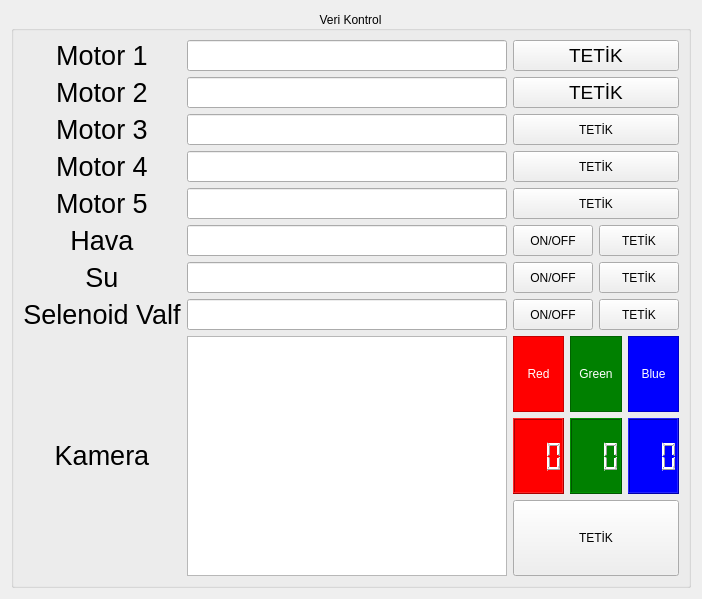
      <widget class="QWidget" name="tab_dev">
       <attribute name="title">
        <string>Geliştirici </string>
       </attribute>
       <layout class="QGridLayout" name="gridLayout_17">
        <item row="0" column="0">
         <widget class="QGroupBox" name="groupBox_5">
          <property name="sizePolicy">
           <sizepolicy hsizetype="Expanding" vsizetype="Expanding">
            <horstretch>0</horstretch>
            <verstretch>15</verstretch>
           </sizepolicy>
          </property>
          <property name="title">
           <string>Veri Kontrol</string>
          </property>
          <property name="alignment">
           <set>Qt::AlignCenter</set>
          </property>
          <layout class="QGridLayout" name="gridLayout_18">
           <item row="0" column="0">
            <layout class="QGridLayout" name="gridLayout_4">
             <item row="7" column="1">
              <widget class="QLineEdit" name="dev_selenoid_valve_input">
               <property name="sizePolicy">
                <sizepolicy hsizetype="Expanding" vsizetype="Expanding">
                 <horstretch>0</horstretch>
                 <verstretch>0</verstretch>
                </sizepolicy>
               </property>
               <property name="styleSheet">
                <string notr="true">font: 28pt &quot;MS Shell Dlg 2&quot;;</string>
               </property>
               <property name="alignment">
                <set>Qt::AlignCenter</set>
               </property>
              </widget>
             </item>
             <item row="7" column="2">
              <layout class="QHBoxLayout" name="horizontalLayout_3">
               <item>
                <widget class="QPushButton" name="dev_selenoid_valve_onoff">
                 <property name="sizePolicy">
                  <sizepolicy hsizetype="Expanding" vsizetype="Expanding">
                   <horstretch>0</horstretch>
                   <verstretch>0</verstretch>
                  </sizepolicy>
                 </property>
                 <property name="styleSheet">
                  <string notr="true">QPushButton:checked {
    background-color: green;
	font: 75 14pt &quot;MS Shell Dlg 2&quot;;
    color: black;
}
QPushButton:!checked {
    background-color: none;
	font: 75 14pt &quot;MS Shell Dlg 2&quot;;
    color: black;
}</string>
                 </property>
                 <property name="text">
                  <string>ON/OFF</string>
                 </property>
                 <property name="checkable">
                  <bool>true</bool>
                 </property>
                </widget>
               </item>
               <item>
                <widget class="QPushButton" name="dev_selenoid_valve_button">
                 <property name="sizePolicy">
                  <sizepolicy hsizetype="Expanding" vsizetype="Expanding">
                   <horstretch>0</horstretch>
                   <verstretch>0</verstretch>
                  </sizepolicy>
                 </property>
                 <property name="styleSheet">
                  <string notr="true">font: 75 14pt &quot;MS Shell Dlg 2&quot;;</string>
                 </property>
                 <property name="text">
                  <string>TETİK</string>
                 </property>
                </widget>
               </item>
              </layout>
             </item>
             <item row="0" column="1">
              <widget class="QLineEdit" name="dev_motor1_input">
               <property name="sizePolicy">
                <sizepolicy hsizetype="Expanding" vsizetype="Expanding">
                 <horstretch>0</horstretch>
                 <verstretch>0</verstretch>
                </sizepolicy>
               </property>
               <property name="styleSheet">
                <string notr="true">font: 28pt &quot;MS Shell Dlg 2&quot;;
</string>
               </property>
               <property name="text">
                <string/>
               </property>
               <property name="alignment">
                <set>Qt::AlignCenter</set>
               </property>
              </widget>
             </item>
             <item row="0" column="2">
              <widget class="QPushButton" name="dev_motor1_button">
               <property name="sizePolicy">
                <sizepolicy hsizetype="Expanding" vsizetype="Expanding">
                 <horstretch>0</horstretch>
                 <verstretch>0</verstretch>
                </sizepolicy>
               </property>
               <property name="font">
                <font>
                 <family>MS Shell Dlg 2</family>
                 <pointsize>14</pointsize>
                 <weight>9</weight>
                 <italic>false</italic>
                 <bold>false</bold>
                </font>
               </property>
               <property name="styleSheet">
                <string notr="true">font: 75 14pt &quot;MS Shell Dlg 2&quot;;</string>
               </property>
               <property name="text">
                <string>TETİK</string>
               </property>
              </widget>
             </item>
             <item row="5" column="0">
              <widget class="QLabel" name="label">
               <property name="sizePolicy">
                <sizepolicy hsizetype="Expanding" vsizetype="Expanding">
                 <horstretch>0</horstretch>
                 <verstretch>0</verstretch>
                </sizepolicy>
               </property>
               <property name="font">
                <font>
                 <pointsize>-1</pointsize>
                </font>
               </property>
               <property name="text">
                <string>&lt;html&gt;&lt;head/&gt;&lt;body&gt;&lt;p&gt;&lt;span style=&quot; font-size:20pt;&quot;&gt;Hava&lt;/span&gt;&lt;/p&gt;&lt;/body&gt;&lt;/html&gt;</string>
               </property>
               <property name="alignment">
                <set>Qt::AlignCenter</set>
               </property>
              </widget>
             </item>
             <item row="5" column="1">
              <widget class="QLineEdit" name="dev_air_pump_input">
               <property name="sizePolicy">
                <sizepolicy hsizetype="Expanding" vsizetype="Expanding">
                 <horstretch>0</horstretch>
                 <verstretch>0</verstretch>
                </sizepolicy>
               </property>
               <property name="styleSheet">
                <string notr="true">font: 28pt &quot;MS Shell Dlg 2&quot;;</string>
               </property>
               <property name="alignment">
                <set>Qt::AlignCenter</set>
               </property>
              </widget>
             </item>
             <item row="5" column="2">
              <layout class="QHBoxLayout" name="horizontalLayout_2">
               <item>
                <widget class="QPushButton" name="dev_air_pump_onoff">
                 <property name="sizePolicy">
                  <sizepolicy hsizetype="Expanding" vsizetype="Expanding">
                   <horstretch>0</horstretch>
                   <verstretch>0</verstretch>
                  </sizepolicy>
                 </property>
                 <property name="styleSheet">
                  <string notr="true">QPushButton:checked {
    background-color: green;
	font: 75 14pt &quot;MS Shell Dlg 2&quot;;
    color: black;
}
QPushButton:!checked {
    background-color: none;
	font: 75 14pt &quot;MS Shell Dlg 2&quot;;
    color: black;
}</string>
                 </property>
                 <property name="text">
                  <string>ON/OFF</string>
                 </property>
                 <property name="checkable">
                  <bool>true</bool>
                 </property>
                </widget>
               </item>
               <item>
                <widget class="QPushButton" name="dev_air_pump_button">
                 <property name="sizePolicy">
                  <sizepolicy hsizetype="Expanding" vsizetype="Expanding">
                   <horstretch>0</horstretch>
                   <verstretch>0</verstretch>
                  </sizepolicy>
                 </property>
                 <property name="styleSheet">
                  <string notr="true">font: 75 14pt &quot;MS Shell Dlg 2&quot;;</string>
                 </property>
                 <property name="text">
                  <string>TETİK</string>
                 </property>
                </widget>
               </item>
              </layout>
             </item>
             <item row="6" column="1">
              <widget class="QLineEdit" name="dev_water_pump_input">
               <property name="sizePolicy">
                <sizepolicy hsizetype="Expanding" vsizetype="Expanding">
                 <horstretch>0</horstretch>
                 <verstretch>0</verstretch>
                </sizepolicy>
               </property>
               <property name="styleSheet">
                <string notr="true">font: 28pt &quot;MS Shell Dlg 2&quot;;</string>
               </property>
               <property name="alignment">
                <set>Qt::AlignCenter</set>
               </property>
              </widget>
             </item>
             <item row="7" column="0">
              <widget class="QLabel" name="label_3">
               <property name="sizePolicy">
                <sizepolicy hsizetype="Expanding" vsizetype="Expanding">
                 <horstretch>0</horstretch>
                 <verstretch>0</verstretch>
                </sizepolicy>
               </property>
               <property name="font">
                <font>
                 <pointsize>-1</pointsize>
                </font>
               </property>
               <property name="text">
                <string>&lt;html&gt;&lt;head/&gt;&lt;body&gt;&lt;p&gt;&lt;span style=&quot; font-size:20pt;&quot;&gt;Selenoid Valf&lt;/span&gt;&lt;/p&gt;&lt;/body&gt;&lt;/html&gt;</string>
               </property>
               <property name="alignment">
                <set>Qt::AlignCenter</set>
               </property>
              </widget>
             </item>
             <item row="6" column="0">
              <widget class="QLabel" name="label_2">
               <property name="sizePolicy">
                <sizepolicy hsizetype="Expanding" vsizetype="Expanding">
                 <horstretch>0</horstretch>
                 <verstretch>0</verstretch>
                </sizepolicy>
               </property>
               <property name="font">
                <font>
                 <pointsize>-1</pointsize>
                </font>
               </property>
               <property name="text">
                <string>&lt;html&gt;&lt;head/&gt;&lt;body&gt;&lt;p&gt;&lt;span style=&quot; font-size:20pt;&quot;&gt;Su&lt;/span&gt;&lt;/p&gt;&lt;/body&gt;&lt;/html&gt;</string>
               </property>
               <property name="alignment">
                <set>Qt::AlignCenter</set>
               </property>
              </widget>
             </item>
             <item row="6" column="2">
              <layout class="QHBoxLayout" name="horizontalLayout">
               <item>
                <widget class="QPushButton" name="dev_water_pump_onoff">
                 <property name="sizePolicy">
                  <sizepolicy hsizetype="Expanding" vsizetype="Expanding">
                   <horstretch>0</horstretch>
                   <verstretch>0</verstretch>
                  </sizepolicy>
                 </property>
                 <property name="styleSheet">
                  <string notr="true">QPushButton:checked {
    background-color: green;
	font: 75 14pt &quot;MS Shell Dlg 2&quot;;
    color: black;
}
QPushButton:!checked {
    background-color: none;
	font: 75 14pt &quot;MS Shell Dlg 2&quot;;
    color: black;
}</string>
                 </property>
                 <property name="text">
                  <string>ON/OFF</string>
                 </property>
                 <property name="checkable">
                  <bool>true</bool>
                 </property>
                </widget>
               </item>
               <item>
                <widget class="QPushButton" name="dev_water_pump_button">
                 <property name="sizePolicy">
                  <sizepolicy hsizetype="Expanding" vsizetype="Expanding">
                   <horstretch>0</horstretch>
                   <verstretch>0</verstretch>
                  </sizepolicy>
                 </property>
                 <property name="styleSheet">
                  <string notr="true">font: 75 14pt &quot;MS Shell Dlg 2&quot;;</string>
                 </property>
                 <property name="text">
                  <string>TETİK</string>
                 </property>
                </widget>
               </item>
              </layout>
             </item>
             <item row="4" column="2">
              <widget class="QPushButton" name="dev_motor5_button">
               <property name="sizePolicy">
                <sizepolicy hsizetype="Expanding" vsizetype="Expanding">
                 <horstretch>0</horstretch>
                 <verstretch>0</verstretch>
                </sizepolicy>
               </property>
               <property name="styleSheet">
                <string notr="true">font: 75 14pt &quot;MS Shell Dlg 2&quot;;</string>
               </property>
               <property name="text">
                <string>TETİK</string>
               </property>
              </widget>
             </item>
             <item row="3" column="2">
              <widget class="QPushButton" name="dev_motor4_button">
               <property name="sizePolicy">
                <sizepolicy hsizetype="Expanding" vsizetype="Expanding">
                 <horstretch>0</horstretch>
                 <verstretch>0</verstretch>
                </sizepolicy>
               </property>
               <property name="styleSheet">
                <string notr="true">font: 75 14pt &quot;MS Shell Dlg 2&quot;;</string>
               </property>
               <property name="text">
                <string>TETİK</string>
               </property>
              </widget>
             </item>
             <item row="4" column="0">
              <widget class="QLabel" name="label_53">
               <property name="sizePolicy">
                <sizepolicy hsizetype="Expanding" vsizetype="Expanding">
                 <horstretch>0</horstretch>
                 <verstretch>0</verstretch>
                </sizepolicy>
               </property>
               <property name="font">
                <font>
                 <pointsize>-1</pointsize>
                </font>
               </property>
               <property name="text">
                <string>&lt;html&gt;&lt;head/&gt;&lt;body&gt;&lt;p&gt;&lt;span style=&quot; font-size:20pt;&quot;&gt;Motor 5&lt;/span&gt;&lt;/p&gt;&lt;/body&gt;&lt;/html&gt;</string>
               </property>
               <property name="alignment">
                <set>Qt::AlignCenter</set>
               </property>
              </widget>
             </item>
             <item row="2" column="2">
              <widget class="QPushButton" name="dev_motor3_button">
               <property name="sizePolicy">
                <sizepolicy hsizetype="Expanding" vsizetype="Expanding">
                 <horstretch>0</horstretch>
                 <verstretch>0</verstretch>
                </sizepolicy>
               </property>
               <property name="styleSheet">
                <string notr="true">font: 75 14pt &quot;MS Shell Dlg 2&quot;;</string>
               </property>
               <property name="text">
                <string>TETİK</string>
               </property>
              </widget>
             </item>
             <item row="9" column="1">
              <widget class="QGraphicsView" name="graphicsView_3">
               <property name="sizePolicy">
                <sizepolicy hsizetype="Preferred" vsizetype="Preferred">
                 <horstretch>0</horstretch>
                 <verstretch>0</verstretch>
                </sizepolicy>
               </property>
               <property name="minimumSize">
                <size>
                 <width>320</width>
                 <height>240</height>
                </size>
               </property>
               <property name="maximumSize">
                <size>
                 <width>960</width>
                 <height>720</height>
                </size>
               </property>
               <property name="frameShadow">
                <enum>QFrame::Sunken</enum>
               </property>
               <property name="lineWidth">
                <number>4</number>
               </property>
              </widget>
             </item>
             <item row="4" column="1">
              <widget class="QLineEdit" name="dev_motor5_input">
               <property name="sizePolicy">
                <sizepolicy hsizetype="Expanding" vsizetype="Expanding">
                 <horstretch>0</horstretch>
                 <verstretch>0</verstretch>
                </sizepolicy>
               </property>
               <property name="styleSheet">
                <string notr="true">font: 28pt &quot;MS Shell Dlg 2&quot;;</string>
               </property>
               <property name="alignment">
                <set>Qt::AlignCenter</set>
               </property>
              </widget>
             </item>
             <item row="0" column="0">
              <widget class="QLabel" name="label_31">
               <property name="sizePolicy">
                <sizepolicy hsizetype="Expanding" vsizetype="Expanding">
                 <horstretch>0</horstretch>
                 <verstretch>0</verstretch>
                </sizepolicy>
               </property>
               <property name="font">
                <font>
                 <pointsize>-1</pointsize>
                </font>
               </property>
               <property name="text">
                <string>&lt;html&gt;&lt;head/&gt;&lt;body&gt;&lt;p&gt;&lt;span style=&quot; font-size:20pt;&quot;&gt;Motor 1&lt;/span&gt;&lt;/p&gt;&lt;/body&gt;&lt;/html&gt;</string>
               </property>
               <property name="alignment">
                <set>Qt::AlignCenter</set>
               </property>
              </widget>
             </item>
             <item row="1" column="1">
              <widget class="QLineEdit" name="dev_motor2_input">
               <property name="sizePolicy">
                <sizepolicy hsizetype="Expanding" vsizetype="Expanding">
                 <horstretch>0</horstretch>
                 <verstretch>0</verstretch>
                </sizepolicy>
               </property>
               <property name="styleSheet">
                <string notr="true">font: 28pt &quot;MS Shell Dlg 2&quot;;
</string>
               </property>
               <property name="text">
                <string/>
               </property>
               <property name="alignment">
                <set>Qt::AlignCenter</set>
               </property>
              </widget>
             </item>
             <item row="1" column="0">
              <widget class="QLabel" name="label_47">
               <property name="sizePolicy">
                <sizepolicy hsizetype="Expanding" vsizetype="Expanding">
                 <horstretch>0</horstretch>
                 <verstretch>0</verstretch>
                </sizepolicy>
               </property>
               <property name="font">
                <font>
                 <pointsize>-1</pointsize>
                </font>
               </property>
               <property name="text">
                <string>&lt;html&gt;&lt;head/&gt;&lt;body&gt;&lt;p&gt;&lt;span style=&quot; font-size:20pt;&quot;&gt;Motor 2&lt;/span&gt;&lt;/p&gt;&lt;/body&gt;&lt;/html&gt;</string>
               </property>
               <property name="alignment">
                <set>Qt::AlignCenter</set>
               </property>
              </widget>
             </item>
             <item row="2" column="0">
              <widget class="QLabel" name="label_11">
               <property name="sizePolicy">
                <sizepolicy hsizetype="Expanding" vsizetype="Expanding">
                 <horstretch>0</horstretch>
                 <verstretch>0</verstretch>
                </sizepolicy>
               </property>
               <property name="font">
                <font>
                 <pointsize>-1</pointsize>
                </font>
               </property>
               <property name="text">
                <string>&lt;html&gt;&lt;head/&gt;&lt;body&gt;&lt;p&gt;&lt;span style=&quot; font-size:20pt;&quot;&gt;Motor 3&lt;/span&gt;&lt;/p&gt;&lt;/body&gt;&lt;/html&gt;</string>
               </property>
               <property name="alignment">
                <set>Qt::AlignCenter</set>
               </property>
              </widget>
             </item>
             <item row="3" column="0">
              <widget class="QLabel" name="label_48">
               <property name="sizePolicy">
                <sizepolicy hsizetype="Expanding" vsizetype="Expanding">
                 <horstretch>0</horstretch>
                 <verstretch>0</verstretch>
                </sizepolicy>
               </property>
               <property name="font">
                <font>
                 <pointsize>-1</pointsize>
                </font>
               </property>
               <property name="text">
                <string>&lt;html&gt;&lt;head/&gt;&lt;body&gt;&lt;p&gt;&lt;span style=&quot; font-size:20pt;&quot;&gt;Motor 4&lt;/span&gt;&lt;/p&gt;&lt;/body&gt;&lt;/html&gt;</string>
               </property>
               <property name="alignment">
                <set>Qt::AlignCenter</set>
               </property>
              </widget>
             </item>
             <item row="3" column="1">
              <widget class="QLineEdit" name="dev_motor4_input">
               <property name="sizePolicy">
                <sizepolicy hsizetype="Expanding" vsizetype="Expanding">
                 <horstretch>0</horstretch>
                 <verstretch>0</verstretch>
                </sizepolicy>
               </property>
               <property name="styleSheet">
                <string notr="true">font: 28pt &quot;MS Shell Dlg 2&quot;;</string>
               </property>
               <property name="alignment">
                <set>Qt::AlignCenter</set>
               </property>
              </widget>
             </item>
             <item row="1" column="2">
              <widget class="QPushButton" name="dev_motor2_button">
               <property name="sizePolicy">
                <sizepolicy hsizetype="Expanding" vsizetype="Expanding">
                 <horstretch>0</horstretch>
                 <verstretch>0</verstretch>
                </sizepolicy>
               </property>
               <property name="font">
                <font>
                 <family>MS Shell Dlg 2</family>
                 <pointsize>14</pointsize>
                 <weight>9</weight>
                 <italic>false</italic>
                 <bold>false</bold>
                </font>
               </property>
               <property name="styleSheet">
                <string notr="true">font: 75 14pt &quot;MS Shell Dlg 2&quot;;</string>
               </property>
               <property name="text">
                <string>TETİK</string>
               </property>
              </widget>
             </item>
             <item row="2" column="1">
              <widget class="QLineEdit" name="dev_motor3_input">
               <property name="sizePolicy">
                <sizepolicy hsizetype="Expanding" vsizetype="Expanding">
                 <horstretch>0</horstretch>
                 <verstretch>0</verstretch>
                </sizepolicy>
               </property>
               <property name="styleSheet">
                <string notr="true">font: 28pt &quot;MS Shell Dlg 2&quot;;</string>
               </property>
               <property name="alignment">
                <set>Qt::AlignCenter</set>
               </property>
              </widget>
             </item>
             <item row="9" column="2">
              <layout class="QGridLayout" name="gridLayout_10">
               <item row="1" column="0">
                <widget class="QLCDNumber" name="lcdNumber_Pointer_R_Dev">
                 <property name="sizePolicy">
                  <sizepolicy hsizetype="Expanding" vsizetype="Expanding">
                   <horstretch>0</horstretch>
                   <verstretch>0</verstretch>
                  </sizepolicy>
                 </property>
                 <property name="minimumSize">
                  <size>
                   <width>50</width>
                   <height>0</height>
                  </size>
                 </property>
                 <property name="styleSheet">
                  <string notr="true">color: white;
background-color: red;</string>
                 </property>
                 <property name="digitCount">
                  <number>3</number>
                 </property>
                 <property name="mode">
                  <enum>QLCDNumber::Dec</enum>
                 </property>
                </widget>
               </item>
               <item row="0" column="0">
                <widget class="QLabel" name="label_Pointer_Color_Red_Dev">
                 <property name="sizePolicy">
                  <sizepolicy hsizetype="Expanding" vsizetype="Preferred">
                   <horstretch>0</horstretch>
                   <verstretch>0</verstretch>
                  </sizepolicy>
                 </property>
                 <property name="minimumSize">
                  <size>
                   <width>50</width>
                   <height>0</height>
                  </size>
                 </property>
                 <property name="autoFillBackground">
                  <bool>false</bool>
                 </property>
                 <property name="styleSheet">
                  <string notr="true">color: white;
background-color: red;</string>
                 </property>
                 <property name="frameShape">
                  <enum>QFrame::StyledPanel</enum>
                 </property>
                 <property name="frameShadow">
                  <enum>QFrame::Sunken</enum>
                 </property>
                 <property name="lineWidth">
                  <number>10</number>
                 </property>
                 <property name="text">
                  <string>Red</string>
                 </property>
                 <property name="alignment">
                  <set>Qt::AlignCenter</set>
                 </property>
                </widget>
               </item>
               <item row="0" column="2">
                <widget class="QLabel" name="label_Pointer_Color_Blue_Dev">
                 <property name="sizePolicy">
                  <sizepolicy hsizetype="Expanding" vsizetype="Expanding">
                   <horstretch>0</horstretch>
                   <verstretch>0</verstretch>
                  </sizepolicy>
                 </property>
                 <property name="minimumSize">
                  <size>
                   <width>50</width>
                   <height>0</height>
                  </size>
                 </property>
                 <property name="autoFillBackground">
                  <bool>false</bool>
                 </property>
                 <property name="styleSheet">
                  <string notr="true">color: white;
background-color: blue;</string>
                 </property>
                 <property name="frameShape">
                  <enum>QFrame::StyledPanel</enum>
                 </property>
                 <property name="frameShadow">
                  <enum>QFrame::Sunken</enum>
                 </property>
                 <property name="text">
                  <string>Blue</string>
                 </property>
                 <property name="alignment">
                  <set>Qt::AlignCenter</set>
                 </property>
                </widget>
               </item>
               <item row="0" column="1">
                <widget class="QLabel" name="label_Pointer_Color_Green_Dev">
                 <property name="sizePolicy">
                  <sizepolicy hsizetype="Expanding" vsizetype="Expanding">
                   <horstretch>0</horstretch>
                   <verstretch>0</verstretch>
                  </sizepolicy>
                 </property>
                 <property name="minimumSize">
                  <size>
                   <width>50</width>
                   <height>0</height>
                  </size>
                 </property>
                 <property name="autoFillBackground">
                  <bool>false</bool>
                 </property>
                 <property name="styleSheet">
                  <string notr="true">color: white;
background-color: green;</string>
                 </property>
                 <property name="frameShape">
                  <enum>QFrame::StyledPanel</enum>
                 </property>
                 <property name="frameShadow">
                  <enum>QFrame::Sunken</enum>
                 </property>
                 <property name="text">
                  <string>Green</string>
                 </property>
                 <property name="alignment">
                  <set>Qt::AlignCenter</set>
                 </property>
                </widget>
               </item>
               <item row="1" column="2">
                <widget class="QLCDNumber" name="lcdNumber_Pointer_B_Dev">
                 <property name="sizePolicy">
                  <sizepolicy hsizetype="Expanding" vsizetype="Expanding">
                   <horstretch>0</horstretch>
                   <verstretch>0</verstretch>
                  </sizepolicy>
                 </property>
                 <property name="minimumSize">
                  <size>
                   <width>50</width>
                   <height>0</height>
                  </size>
                 </property>
                 <property name="styleSheet">
                  <string notr="true">color: white;
background-color: blue;</string>
                 </property>
                 <property name="digitCount">
                  <number>3</number>
                 </property>
                 <property name="mode">
                  <enum>QLCDNumber::Dec</enum>
                 </property>
                </widget>
               </item>
               <item row="1" column="1">
                <widget class="QLCDNumber" name="lcdNumber_Pointer_G_Dev">
                 <property name="sizePolicy">
                  <sizepolicy hsizetype="Expanding" vsizetype="Expanding">
                   <horstretch>0</horstretch>
                   <verstretch>0</verstretch>
                  </sizepolicy>
                 </property>
                 <property name="minimumSize">
                  <size>
                   <width>50</width>
                   <height>0</height>
                  </size>
                 </property>
                 <property name="styleSheet">
                  <string notr="true">color: white;
background-color: green;</string>
                 </property>
                 <property name="digitCount">
                  <number>3</number>
                 </property>
                 <property name="mode">
                  <enum>QLCDNumber::Dec</enum>
                 </property>
                </widget>
               </item>
               <item row="2" column="0" colspan="3">
                <widget class="QPushButton" name="dev_camera_button">
                 <property name="sizePolicy">
                  <sizepolicy hsizetype="Expanding" vsizetype="Expanding">
                   <horstretch>0</horstretch>
                   <verstretch>0</verstretch>
                  </sizepolicy>
                 </property>
                 <property name="styleSheet">
                  <string notr="true">font: 75 14pt &quot;MS Shell Dlg 2&quot;;</string>
                 </property>
                 <property name="text">
                  <string>TETİK</string>
                 </property>
                </widget>
               </item>
              </layout>
             </item>
             <item row="9" column="0">
              <widget class="QLabel" name="label_4">
               <property name="sizePolicy">
                <sizepolicy hsizetype="Expanding" vsizetype="Expanding">
                 <horstretch>0</horstretch>
                 <verstretch>0</verstretch>
                </sizepolicy>
               </property>
               <property name="font">
                <font>
                 <pointsize>-1</pointsize>
                </font>
               </property>
               <property name="text">
                <string>&lt;html&gt;&lt;head/&gt;&lt;body&gt;&lt;p&gt;&lt;span style=&quot; font-size:20pt;&quot;&gt;Kamera&lt;/span&gt;&lt;/p&gt;&lt;/body&gt;&lt;/html&gt;</string>
               </property>
               <property name="alignment">
                <set>Qt::AlignCenter</set>
               </property>
              </widget>
             </item>
            </layout>
           </item>
          </layout>
         </widget>
        </item>
       </layout>
      </widget>
